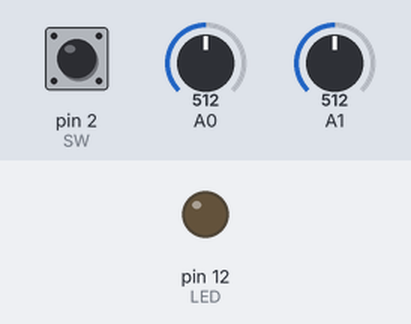
A sketch run on a simulated Arduino Uno, built with avr-gcc and run on an emulated ATmega328P. On the bench: output pins drawn as LEDs (lit = HIGH). Inputs (shaded band) come from the test bench; at power-on: pin 2 (SW) HIGH, A0 = 512, A1 = 512. What the sketch prints to the serial monitor is not drawn.

Above: at 1.2 s.
1.3 s: pin 2 (SW) pulled LOW for 0.15 s
At 1.38 s:
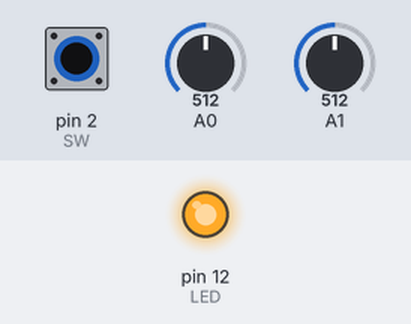
2.9 s: pin 2 (SW) pulled LOW for 3.2 s
At 6.4 s:
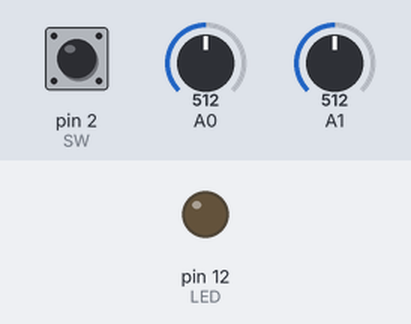
Timing chart, 0 to 7.9 s (numbered marks = the images above; inputs shaded):
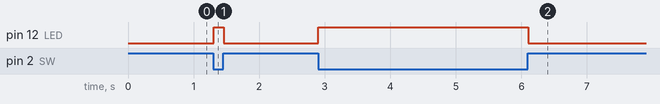

The sketch:

JoyStick.ino
```cpp
int SW = 2, LED = 12;

void setup() {
  Serial.begin(9600);
  pinMode(SW, INPUT_PULLUP);
  pinMode(LED,OUTPUT);
}

void loop() {
  Serial.print(analogRead(A0));
  Serial.print(" ");
  Serial.println(analogRead(A1));
  if (digitalRead(SW)==LOW) digitalWrite(LED,HIGH);
  else digitalWrite(LED,LOW);
}
```

Measured:
- after the input at 1.3 s, pin 12 (LED): LOW → HIGH at once, → LOW 0.15 s later
- after the input at 2.9 s, pin 12 (LED): LOW → HIGH at once, → LOW 3.2 s later
